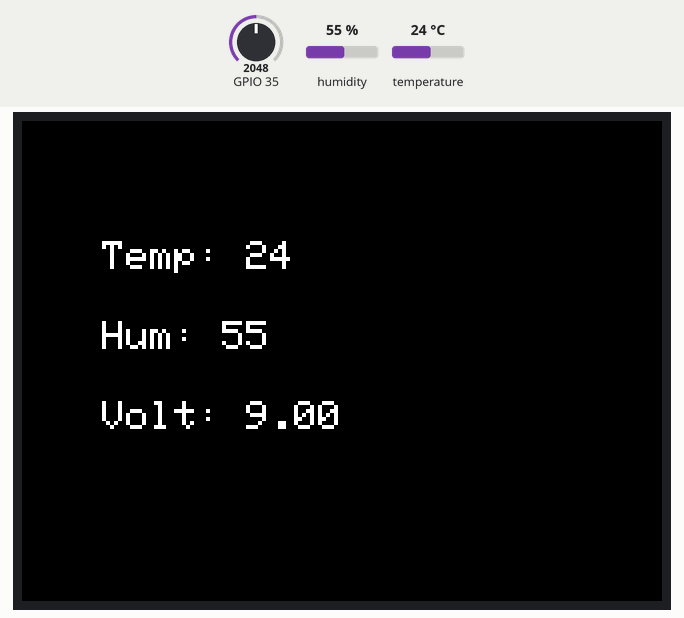
This sketch was run on a simulated ESP32. Parts: 320×240 colour display. The inputs (shaded band) are chosen by the test bench; at power-on: GPIO 35 = 2048, humidity 55 %, temperature 24 °C. WiFi joins after 1.5 s; servers stay silent unless stated; no MQTT or app messages arrive unless stated; what the sketch prints to the serial monitor is not drawn.

Above: at 10.5 s.

The sketch:

MotoSensor.ino
```cpp
/***************************************************
  Leistungsarbeit im Fach Embedded Systems
  Projektbeteiligte: Pascal Rusca // Janik Schilter
  ======================
  Messung von Temperatur, Feuchtigkeit und Batteriespannung
  janik.schilter@edu.teko.ch
  pascal.rusca@edu.teko.ch

  220919
  v01_00: Initialversion
  v01_01: Implementierung der Spannungsmessung und Anbindung MQTT
 ***************************************************/

///////////////////////////////////////////////////////////////////
// Bibliotheken
#include <M5Stack.h>
#include "Adafruit_Sensor.h"
#include "Adafruit_AM2320.h"
#include <ArduinoJson.h>
#include <WiFi.h>
extern "C" {
  #include "freertos/FreeRTOS.h"
  #include "freertos/timers.h"
}
#include <AsyncMqttClient.h>

Adafruit_AM2320 am2320 = Adafruit_AM2320();

///////////////////////////////////////////////////////////////////
// #define
#define WIFI_SSID "L-TEKO"
#define WIFI_PASSWORD "teko2016"

// Raspberry Pi Mosquitto MQTT Broker
#define MQTT_HOST IPAddress(192, 168, 0, 253)
#define MQTT_PORT 1883

// MQTT Topics
#define MQTT_PUB_MOTO "motorrad"

// Analog pin connected to the AM2320-sensor
#define AM2320_PIN 21, 22
#define DHTTYPE AM2302

///////////////////////////////////////////////////////////////////
// Variablen und Objekte
  int temp;
  int hum;
  float batVoltage;
  float voltage;
  String sTemp;
  String sHum;
  String sVoltage;

  DynamicJsonDocument doc(1024);

  AsyncMqttClient mqttClient;
  TimerHandle_t mqttReconnectTimer;
  TimerHandle_t wifiReconnectTimer;

  unsigned long previousMillis = 0;   // Stores last time temperature was published
  const long interval = 10000;        // Interval at which to publish sensor readings

  void connectToWifi() {
    Serial.println("Connecting to Wi-Fi...");
    WiFi.begin(WIFI_SSID, WIFI_PASSWORD);
}

  void connectToMqtt() {
    Serial.println("Connecting to MQTT...");
    mqttClient.connect();
}

  void WiFiEvent(WiFiEvent_t event) {
    Serial.printf("[WiFi-event] event: %d\n", event);
    switch(event) {
      case SYSTEM_EVENT_STA_GOT_IP:
        Serial.println("WiFi connected");
        Serial.println("IP address: ");
        Serial.println(WiFi.localIP());
        connectToMqtt();
        break;
      case SYSTEM_EVENT_STA_DISCONNECTED:
        Serial.println("WiFi lost connection");
        xTimerStop(mqttReconnectTimer, 0); // ensure we don't reconnect to MQTT while reconnecting to Wi-Fi
        xTimerStart(wifiReconnectTimer, 0);
        break;
    }
}

  void onMqttConnect(bool sessionPresent) {
    Serial.println("Connected to MQTT.");
    Serial.print("Session present: ");
    Serial.println(sessionPresent);
}

  void onMqttDisconnect(AsyncMqttClientDisconnectReason reason) {
    Serial.println("Disconnected from MQTT.");
    if (WiFi.isConnected()) {
      xTimerStart(mqttReconnectTimer, 0);
    }
}

  void onMqttPublish(uint16_t packetId) {
    Serial.print("Publish acknowledged.");
    Serial.print("  packetId: ");
    Serial.println(packetId);
  }

///////////////////////////////////////////////////////////////////
// setup()
void setup() {
  Serial.begin(115200);
  Serial.println();

  while (!Serial) {
    delay(10); // hang out until serial port opens
  }

  M5.begin();

  Serial.println("Adafruit AM2320 Basic Test");
  am2320.begin();


  mqttReconnectTimer = xTimerCreate("mqttTimer", pdMS_TO_TICKS(2000), pdFALSE, (void*)0, reinterpret_cast<TimerCallbackFunction_t>(connectToMqtt));
  wifiReconnectTimer = xTimerCreate("wifiTimer", pdMS_TO_TICKS(2000), pdFALSE, (void*)0, reinterpret_cast<TimerCallbackFunction_t>(connectToWifi));

  WiFi.onEvent(WiFiEvent);

  mqttClient.onConnect(onMqttConnect);
  mqttClient.onDisconnect(onMqttDisconnect);
  mqttClient.onPublish(onMqttPublish);
  mqttClient.setServer(MQTT_HOST, MQTT_PORT);
  mqttClient.setCredentials("admin", "6010Kriens");
  connectToWifi();
  }

///////////////////////////////////////////////////////////////////
// loop()
void loop() {

/////////////////////////////////
// Eingabe

  // read temperature from sensor am2320
  temp = am2320.readTemperature();
  sTemp = String(temp);

  // read humidity from sensor am2320
  hum = am2320.readHumidity();
  sHum = String(hum);

  // read the input on analog pin G35
  batVoltage = analogRead(G35);

  // Check if any reads failed and exit early (to try again).
  if (isnan(temp) || isnan(hum)) {
    Serial.println(F("Failed to read from AM2320 sensors!"));
    return;
  }
  if (isnan(batVoltage)) {
    Serial.println(F("Failed to read from voltage sensor!"));
    return;
  }

/////////////////////////////////
// Verarbeitung

  voltage= map(batVoltage, 0, 4095, 0, 18); //Umwandeln des Sensorwertes mit Hilfe des "map" Befehls. Da der Map-Befehl keine Kommastellen ausgibt, wird hier vorerst mit größeren Zahlen gearbeitet.
  sVoltage = String(voltage);

  // Give Values to Json Object
  doc["temp"]         = temp;
  doc["hum"]          = hum;
  doc["bat_voltage"]  = voltage;

  // Serialize Json
  char payload[1024];
  serializeJson(doc, payload);

/////////////////////////////////
// Ausgabe
  unsigned long currentMillis = millis();
  // Every X number of seconds (interval = 10 seconds)
  // it publishes a new MQTT message
  if (currentMillis - previousMillis >= interval) {
    // Save the last time a new reading was published
    previousMillis = currentMillis;

    // Publish an MQTT message on topic "motorrad"
    uint16_t packetIdPub1 = mqttClient.publish(MQTT_PUB_MOTO, 1, true, payload);

    M5.Lcd.clear(BLACK);
    M5.Lcd.setTextSize(2);
    M5.Lcd.setCursor(40, 60);
    M5.Lcd.print("Temp: " + sTemp);
    M5.Lcd.setCursor(40, 100);
    M5.Lcd.print("Hum: " + sHum);
    M5.Lcd.setCursor(40, 140);
    M5.Lcd.print("Volt: " + sVoltage);
  }

/////////////////////////////////
// Debug
    //Serial.printf("Publishing on topic %s at QoS 1, packetId: %i: ", MQTT_PUB_MOTO, packetIdPub1);
    Serial.println(payload);
    Serial.println(temp);
    Serial.println(hum);
    Serial.println(batVoltage);
    Serial.println(voltage);

    delay(2000);
}
```

Measured:
- what the display in image 0 shows lasts 10.2 s, from 10.5 s to 20.7 s
